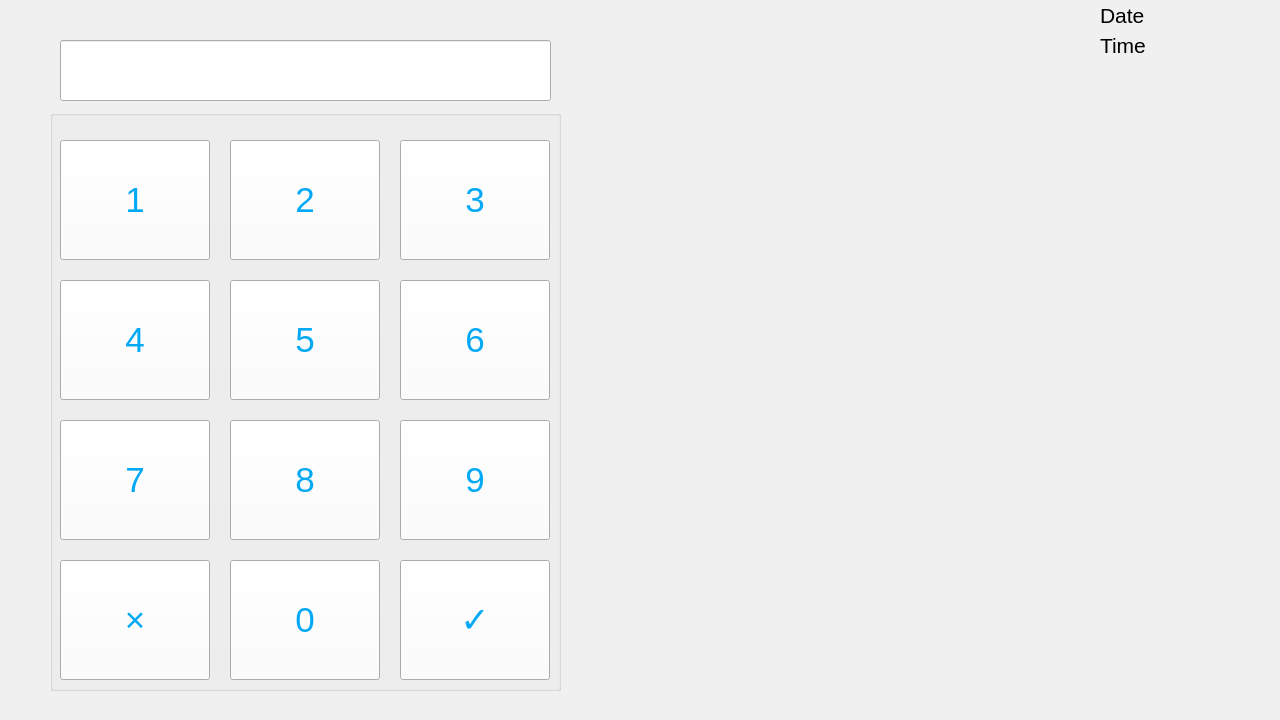
<?xml version="1.0" encoding="UTF-8"?>
<ui version="4.0">
 <class>MainWindow</class>
 <widget class="QMainWindow" name="MainWindow">
  <property name="windowModality">
   <enum>Qt::ApplicationModal</enum>
  </property>
  <property name="geometry">
   <rect>
    <x>0</x>
    <y>0</y>
    <width>1280</width>
    <height>720</height>
   </rect>
  </property>
  <property name="minimumSize">
   <size>
    <width>1024</width>
    <height>600</height>
   </size>
  </property>
  <property name="palette">
   <palette>
    <active>
     <colorrole role="WindowText">
      <brush brushstyle="SolidPattern">
       <color alpha="255">
        <red>3</red>
        <green>169</green>
        <blue>244</blue>
       </color>
      </brush>
     </colorrole>
     <colorrole role="Button">
      <brush brushstyle="SolidPattern">
       <color alpha="255">
        <red>255</red>
        <green>255</green>
        <blue>255</blue>
       </color>
      </brush>
     </colorrole>
     <colorrole role="Midlight">
      <brush brushstyle="SolidPattern">
       <color alpha="255">
        <red>255</red>
        <green>255</green>
        <blue>255</blue>
       </color>
      </brush>
     </colorrole>
     <colorrole role="Text">
      <brush brushstyle="SolidPattern">
       <color alpha="255">
        <red>3</red>
        <green>169</green>
        <blue>244</blue>
       </color>
      </brush>
     </colorrole>
     <colorrole role="ButtonText">
      <brush brushstyle="SolidPattern">
       <color alpha="255">
        <red>3</red>
        <green>169</green>
        <blue>244</blue>
       </color>
      </brush>
     </colorrole>
     <colorrole role="Base">
      <brush brushstyle="SolidPattern">
       <color alpha="255">
        <red>255</red>
        <green>255</green>
        <blue>255</blue>
       </color>
      </brush>
     </colorrole>
     <colorrole role="Window">
      <brush brushstyle="SolidPattern">
       <color alpha="255">
        <red>255</red>
        <green>255</green>
        <blue>255</blue>
       </color>
      </brush>
     </colorrole>
     <colorrole role="Highlight">
      <brush brushstyle="SolidPattern">
       <color alpha="255">
        <red>51</red>
        <green>153</green>
        <blue>255</blue>
       </color>
      </brush>
     </colorrole>
     <colorrole role="AlternateBase">
      <brush brushstyle="SolidPattern">
       <color alpha="255">
        <red>255</red>
        <green>255</green>
        <blue>255</blue>
       </color>
      </brush>
     </colorrole>
    </active>
    <inactive>
     <colorrole role="WindowText">
      <brush brushstyle="SolidPattern">
       <color alpha="255">
        <red>0</red>
        <green>0</green>
        <blue>0</blue>
       </color>
      </brush>
     </colorrole>
     <colorrole role="Button">
      <brush brushstyle="SolidPattern">
       <color alpha="255">
        <red>255</red>
        <green>255</green>
        <blue>255</blue>
       </color>
      </brush>
     </colorrole>
     <colorrole role="Midlight">
      <brush brushstyle="SolidPattern">
       <color alpha="255">
        <red>255</red>
        <green>255</green>
        <blue>255</blue>
       </color>
      </brush>
     </colorrole>
     <colorrole role="Text">
      <brush brushstyle="SolidPattern">
       <color alpha="255">
        <red>3</red>
        <green>169</green>
        <blue>244</blue>
       </color>
      </brush>
     </colorrole>
     <colorrole role="ButtonText">
      <brush brushstyle="SolidPattern">
       <color alpha="255">
        <red>3</red>
        <green>169</green>
        <blue>244</blue>
       </color>
      </brush>
     </colorrole>
     <colorrole role="Base">
      <brush brushstyle="SolidPattern">
       <color alpha="255">
        <red>255</red>
        <green>255</green>
        <blue>255</blue>
       </color>
      </brush>
     </colorrole>
     <colorrole role="Window">
      <brush brushstyle="SolidPattern">
       <color alpha="255">
        <red>240</red>
        <green>240</green>
        <blue>240</blue>
       </color>
      </brush>
     </colorrole>
     <colorrole role="Highlight">
      <brush brushstyle="SolidPattern">
       <color alpha="255">
        <red>3</red>
        <green>169</green>
        <blue>244</blue>
       </color>
      </brush>
     </colorrole>
     <colorrole role="AlternateBase">
      <brush brushstyle="SolidPattern">
       <color alpha="255">
        <red>255</red>
        <green>255</green>
        <blue>255</blue>
       </color>
      </brush>
     </colorrole>
    </inactive>
    <disabled>
     <colorrole role="WindowText">
      <brush brushstyle="SolidPattern">
       <color alpha="255">
        <red>120</red>
        <green>120</green>
        <blue>120</blue>
       </color>
      </brush>
     </colorrole>
     <colorrole role="Button">
      <brush brushstyle="SolidPattern">
       <color alpha="255">
        <red>241</red>
        <green>241</green>
        <blue>241</blue>
       </color>
      </brush>
     </colorrole>
     <colorrole role="Midlight">
      <brush brushstyle="SolidPattern">
       <color alpha="255">
        <red>255</red>
        <green>255</green>
        <blue>255</blue>
       </color>
      </brush>
     </colorrole>
     <colorrole role="Text">
      <brush brushstyle="SolidPattern">
       <color alpha="255">
        <red>3</red>
        <green>169</green>
        <blue>244</blue>
       </color>
      </brush>
     </colorrole>
     <colorrole role="ButtonText">
      <brush brushstyle="SolidPattern">
       <color alpha="255">
        <red>120</red>
        <green>120</green>
        <blue>120</blue>
       </color>
      </brush>
     </colorrole>
     <colorrole role="Base">
      <brush brushstyle="SolidPattern">
       <color alpha="255">
        <red>240</red>
        <green>240</green>
        <blue>240</blue>
       </color>
      </brush>
     </colorrole>
     <colorrole role="Window">
      <brush brushstyle="SolidPattern">
       <color alpha="255">
        <red>240</red>
        <green>240</green>
        <blue>240</blue>
       </color>
      </brush>
     </colorrole>
     <colorrole role="Highlight">
      <brush brushstyle="SolidPattern">
       <color alpha="255">
        <red>51</red>
        <green>153</green>
        <blue>255</blue>
       </color>
      </brush>
     </colorrole>
     <colorrole role="AlternateBase">
      <brush brushstyle="SolidPattern">
       <color alpha="255">
        <red>255</red>
        <green>255</green>
        <blue>255</blue>
       </color>
      </brush>
     </colorrole>
    </disabled>
   </palette>
  </property>
  <property name="windowTitle">
   <string>MainWindow</string>
  </property>
  <widget class="QWidget" name="centralwidget">
   <widget class="QGroupBox" name="grp_keypad">
    <property name="geometry">
     <rect>
      <x>50</x>
      <y>110</y>
      <width>511</width>
      <height>581</height>
     </rect>
    </property>
    <property name="title">
     <string/>
    </property>
    <widget class="QPushButton" name="btn_key_1">
     <property name="geometry">
      <rect>
       <x>10</x>
       <y>30</y>
       <width>150</width>
       <height>120</height>
      </rect>
     </property>
     <property name="font">
      <font>
       <pointsize>26</pointsize>
      </font>
     </property>
     <property name="focusPolicy">
      <enum>Qt::NoFocus</enum>
     </property>
     <property name="text">
      <string>1</string>
     </property>
    </widget>
    <widget class="QPushButton" name="btn_key_2">
     <property name="geometry">
      <rect>
       <x>180</x>
       <y>30</y>
       <width>150</width>
       <height>120</height>
      </rect>
     </property>
     <property name="font">
      <font>
       <pointsize>26</pointsize>
      </font>
     </property>
     <property name="focusPolicy">
      <enum>Qt::NoFocus</enum>
     </property>
     <property name="text">
      <string>2</string>
     </property>
    </widget>
    <widget class="QPushButton" name="btn_key_3">
     <property name="geometry">
      <rect>
       <x>350</x>
       <y>30</y>
       <width>150</width>
       <height>120</height>
      </rect>
     </property>
     <property name="font">
      <font>
       <pointsize>26</pointsize>
      </font>
     </property>
     <property name="focusPolicy">
      <enum>Qt::NoFocus</enum>
     </property>
     <property name="text">
      <string>3</string>
     </property>
    </widget>
    <widget class="QPushButton" name="btn_key_4">
     <property name="geometry">
      <rect>
       <x>10</x>
       <y>170</y>
       <width>150</width>
       <height>120</height>
      </rect>
     </property>
     <property name="font">
      <font>
       <pointsize>26</pointsize>
      </font>
     </property>
     <property name="focusPolicy">
      <enum>Qt::NoFocus</enum>
     </property>
     <property name="text">
      <string>4</string>
     </property>
    </widget>
    <widget class="QPushButton" name="btn_key_5">
     <property name="geometry">
      <rect>
       <x>180</x>
       <y>170</y>
       <width>150</width>
       <height>120</height>
      </rect>
     </property>
     <property name="font">
      <font>
       <pointsize>26</pointsize>
      </font>
     </property>
     <property name="focusPolicy">
      <enum>Qt::NoFocus</enum>
     </property>
     <property name="text">
      <string>5</string>
     </property>
    </widget>
    <widget class="QPushButton" name="btn_key_6">
     <property name="geometry">
      <rect>
       <x>350</x>
       <y>170</y>
       <width>150</width>
       <height>120</height>
      </rect>
     </property>
     <property name="font">
      <font>
       <pointsize>26</pointsize>
      </font>
     </property>
     <property name="focusPolicy">
      <enum>Qt::NoFocus</enum>
     </property>
     <property name="text">
      <string>6</string>
     </property>
    </widget>
    <widget class="QPushButton" name="btn_key_7">
     <property name="geometry">
      <rect>
       <x>10</x>
       <y>310</y>
       <width>150</width>
       <height>120</height>
      </rect>
     </property>
     <property name="font">
      <font>
       <pointsize>26</pointsize>
      </font>
     </property>
     <property name="focusPolicy">
      <enum>Qt::NoFocus</enum>
     </property>
     <property name="text">
      <string>7</string>
     </property>
    </widget>
    <widget class="QPushButton" name="btn_key_8">
     <property name="geometry">
      <rect>
       <x>180</x>
       <y>310</y>
       <width>150</width>
       <height>120</height>
      </rect>
     </property>
     <property name="font">
      <font>
       <pointsize>26</pointsize>
      </font>
     </property>
     <property name="focusPolicy">
      <enum>Qt::NoFocus</enum>
     </property>
     <property name="text">
      <string>8</string>
     </property>
    </widget>
    <widget class="QPushButton" name="btn_key_9">
     <property name="geometry">
      <rect>
       <x>350</x>
       <y>310</y>
       <width>150</width>
       <height>120</height>
      </rect>
     </property>
     <property name="font">
      <font>
       <pointsize>26</pointsize>
      </font>
     </property>
     <property name="focusPolicy">
      <enum>Qt::NoFocus</enum>
     </property>
     <property name="text">
      <string>9</string>
     </property>
    </widget>
    <widget class="QPushButton" name="btn_key_0">
     <property name="geometry">
      <rect>
       <x>180</x>
       <y>450</y>
       <width>150</width>
       <height>120</height>
      </rect>
     </property>
     <property name="font">
      <font>
       <pointsize>26</pointsize>
      </font>
     </property>
     <property name="focusPolicy">
      <enum>Qt::NoFocus</enum>
     </property>
     <property name="text">
      <string>0</string>
     </property>
    </widget>
    <widget class="QPushButton" name="btn_key_asterics">
     <property name="geometry">
      <rect>
       <x>10</x>
       <y>450</y>
       <width>150</width>
       <height>120</height>
      </rect>
     </property>
     <property name="font">
      <font>
       <pointsize>26</pointsize>
      </font>
     </property>
     <property name="focusPolicy">
      <enum>Qt::NoFocus</enum>
     </property>
     <property name="text">
      <string>×</string>
     </property>
    </widget>
    <widget class="QPushButton" name="btn_key_hash">
     <property name="geometry">
      <rect>
       <x>350</x>
       <y>450</y>
       <width>150</width>
       <height>120</height>
      </rect>
     </property>
     <property name="font">
      <font>
       <pointsize>26</pointsize>
      </font>
     </property>
     <property name="focusPolicy">
      <enum>Qt::NoFocus</enum>
     </property>
     <property name="text">
      <string>✓</string>
     </property>
    </widget>
   </widget>
   <widget class="QLabel" name="lbl_current_date">
    <property name="geometry">
     <rect>
      <x>1100</x>
      <y>0</y>
      <width>150</width>
      <height>31</height>
     </rect>
    </property>
    <property name="font">
     <font>
      <pointsize>16</pointsize>
     </font>
    </property>
    <property name="text">
     <string>Date</string>
    </property>
   </widget>
   <widget class="QLabel" name="lbl_current_time">
    <property name="geometry">
     <rect>
      <x>1100</x>
      <y>30</y>
      <width>150</width>
      <height>31</height>
     </rect>
    </property>
    <property name="font">
     <font>
      <pointsize>16</pointsize>
     </font>
    </property>
    <property name="text">
     <string>Time</string>
    </property>
   </widget>
   <widget class="QLineEdit" name="txt_input">
    <property name="enabled">
     <bool>false</bool>
    </property>
    <property name="geometry">
     <rect>
      <x>60</x>
      <y>40</y>
      <width>491</width>
      <height>61</height>
     </rect>
    </property>
    <property name="palette">
     <palette>
      <active>
       <colorrole role="Base">
        <brush brushstyle="SolidPattern">
         <color alpha="255">
          <red>255</red>
          <green>255</green>
          <blue>255</blue>
         </color>
        </brush>
       </colorrole>
      </active>
      <inactive>
       <colorrole role="Base">
        <brush brushstyle="SolidPattern">
         <color alpha="255">
          <red>255</red>
          <green>255</green>
          <blue>255</blue>
         </color>
        </brush>
       </colorrole>
      </inactive>
      <disabled>
       <colorrole role="Base">
        <brush brushstyle="SolidPattern">
         <color alpha="255">
          <red>255</red>
          <green>255</green>
          <blue>255</blue>
         </color>
        </brush>
       </colorrole>
      </disabled>
     </palette>
    </property>
    <property name="font">
     <font>
      <pointsize>26</pointsize>
     </font>
    </property>
    <property name="cursor">
     <cursorShape>ArrowCursor</cursorShape>
    </property>
    <property name="focusPolicy">
     <enum>Qt::NoFocus</enum>
    </property>
    <property name="acceptDrops">
     <bool>false</bool>
    </property>
    <property name="echoMode">
     <enum>QLineEdit::Password</enum>
    </property>
    <property name="alignment">
     <set>Qt::AlignCenter</set>
    </property>
   </widget>
  </widget>
 </widget>
 <resources/>
 <connections/>
</ui>
